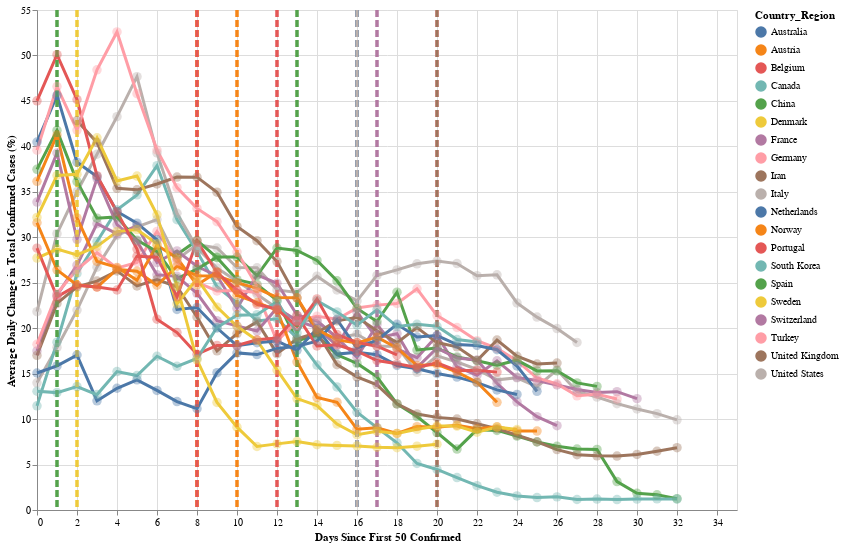

Source (notebook cell):
### Code cell
# Countries: Rate of Change (Stephen's prettier version)
chart_df = cases_df.loc[(cases_df.Days_from_N >= 0) * (cases_df.Days_from_N <= 32)]
for country in full_lockdown:
    if country not in days_since_N:
        continue
    val_to_insert = days_between(days_since_N[country], full_lockdown[country])
    # insert some dummy rows w/ Days_from_N == lockdown_day_from_N to get tooltip_rules w/ mouseover to work properly
    new_row = pd.Series({'Country_Region': country,
                         'lockdown_day_from_N': val_to_insert,
                         'Days_from_N': val_to_insert,
                        })
    chart_df = chart_df.append(new_row, ignore_index=True)

chart_df['x'] = chart_df.Days_from_N
chart_df['y'] = chart_df["Average Daily Change in Total Confirmed Cases"]

nearest = alt.selection(type='single', nearest=True, on='mouseover',
                        fields=['x'], empty='none')

legend_selection = alt.selection_multi(fields=['Country_Region'], bind='legend')

brush = alt.selection_interval(name="brush", encodings=['x'])

shared_encodings = dict(
    x=alt.X("x:Q", scale=alt.Scale(domain=(0,32)), title = "Days Since First 50 Confirmed"),
    y=alt.Y("y:Q", title="Total Confirmed Cases (Log)", scale=alt.Scale(type='log',domain=(100,100000))),
    color=alt.Color("Country_Region"),
)

chart = alt.Chart(chart_df, width=700, height=500)

def _add_model_transformation_fields(base):
    return base.transform_calculate(
        model_y='datum.Lockdown_value * pow(datum.Lockdown_slope, datum.x - datum.Lockdown_x)'
    ).transform_filter(
        'datum.x >= datum.Lockdown_x'
    ).transform_filter(
        'datum.Confirmed !== null'
    ).transform_filter(
        'datum.model_y <= 100000'
    )

lines = chart.mark_line(size=3).encode(
    x=alt.X("x:Q", scale=alt.Scale(domain=(0,32)), title = "Days Since First 50 Confirmed"),
    y=alt.Y("y:Q", title="Average Daily Change in Total Confirmed Cases (%)"),#, scale=alt.Scale(type='log',domain=(100,100000))),
    color=alt.Color("Country_Region"),
    opacity=alt.condition(legend_selection, alt.value(3), alt.value(0.1)),
).transform_filter(
    'datum.Confirmed !== null'
).add_selection(legend_selection).add_selection(brush)

model_lines = _add_model_transformation_fields(
    chart.mark_line(size=3, strokeDash=[1,1]).encode(
        x=alt.X("x:Q", scale=alt.Scale(domain=(0,32)), title = "Days Since First 50 Confirmed"),
        y=alt.Y("model_y:Q", title="Total Confirmed Cases (Log)", scale=alt.Scale(type='log',domain=(100,100000))),
        color=alt.Color("Country_Region"),
        opacity=alt.condition(legend_selection, alt.value(5), alt.value(0)),
    )
)


points = chart.mark_point(size=90, filled=True).encode(
    x=alt.X("x:Q", scale=alt.Scale(domain=(0,32)), title = "Days Since First 50 Confirmed"),
    y=alt.Y("y:Q", title="Average Daily Change in Total Confirmed Cases (%)"),#, scale=alt.Scale(type='log',domain=(100,100000))),
    color=alt.Color("Country_Region"),
    opacity=alt.condition(legend_selection, alt.value(.4), alt.value(0)),
).transform_filter(
    'datum.Confirmed !== null'
)

# Transparent selectors across the chart. This is what tells us
# the x-value of the cursor
selectors = chart.mark_point().encode(
    x='x:Q',
    opacity=alt.value(0),
).add_selection(nearest)

# Draw points on the line, and highlight based on selection
tooltip_points = points.mark_point(filled=True).encode(
    opacity=alt.condition(nearest, alt.value(1), alt.value(0))
)
# Draw text labels near the points, and highlight based on selection
tooltip_text = points.mark_text(align='left', dx=5, dy=-5).encode(
    text=alt.condition(nearest, 'tooltip_text:N', alt.value(' ')),
    opacity=alt.condition(legend_selection, alt.value(3), alt.value(0.1)),
).transform_calculate(
    tooltip_text='datum.Country_Region + ": " + datum.y'
)
# Draw a rule at the location of the selection
tooltip_rules = chart.mark_rule(color='gray').encode(
    x='x:Q',
).transform_filter(
    nearest
)

brush_rule = chart.mark_rule(color='red').encode(
    x='brush_mid:Q'
).transform_filter(
    'isDefined(brush.x)'
)

brush_text = brush_rule.mark_text(align='center', dx=5, dy=-255).encode(
    text=alt.value('Line of no intervention'),
    color=alt.value('red')
).transform_filter(
    'isDefined(brush.x)'
)

lockdown_rules = chart.mark_rule(size = 3, strokeDash=[7,3]).encode(
        x='x:Q',
        color=alt.Color("Country_Region"),
        opacity=alt.condition(legend_selection, alt.value(1), alt.value(0)),
).transform_filter(
    'datum.x == datum.lockdown_day_from_N'
)

lockdown_tooltip=lockdown_rules.mark_text(align='left', dx=5, dy=-220).encode(
    text=alt.condition(nearest, 'lockdown_tooltip_text:N', alt.value(' '))
).transform_calculate(
    lockdown_tooltip_text='datum.Country_Region + " locked down"'
)
alt.layer(
    lines,
#     model_lines,
    selectors,
    tooltip_points,
    tooltip_text,
#     tooltip_rules,
    brush_rule,
    brush_text,
    lockdown_rules,
    lockdown_tooltip,
    points
).transform_calculate(
    brush_mid='isDefined(brush.x) ? 0.5 * (brush.x[0] + brush.x[1]) : 100'
)

### Figure 1 — Vega-Lite specification as saved in the notebook (floating-point values rounded to 4 significant figures; data arrays with more than 128 entries replaced by an {"elided": "..."} marker saying what was removed)
{"config": {"view": {"continuousWidth": 400, "continuousHeight": 300}}, "layer": [{"mark": {"type": "line", "size": 3}, "encoding": {"color": {"type": "nominal", "field": "Country_Region"}, "opacity": {"condition": {"value": 3, "selection": "selector076"}, "value": 0.1}, "x": {"type": "quantitative", "field": "x", "scale": {"domain": [0, 32]}, "title": "Days Since First 50 Confirmed"}, "y": {"type": "quantitative", "field": "y", "title": "Average Daily Change in Total Confirmed Cases (%)"}}, "height": 500, "selection": {"selector076": {"type": "multi", "fields": ["Country_Region"], "bind": "legend"}, "brush": {"type": "interval", "encodings": ["x"]}}, "transform": [{"filter": "datum.Confirmed !== null"}], "width": 700}, {"mark": "point", "encoding": {"opacity": {"value": 0}, "x": {"type": "quantitative", "field": "x"}}, "height": 500, "selection": {"selector075": {"type": "single", "nearest": true, "on": "mouseover", "fields": ["x"], "empty": "none"}}, "width": 700}, {"mark": {"type": "point", "filled": true}, "encoding": {"color": {"type": "nominal", "field": "Country_Region"}, "opacity": {"condition": {"value": 1, "selection": "selector075"}, "value": 0}, "x": {"type": "quantitative", "field": "x", "scale": {"domain": [0, 32]}, "title": "Days Since First 50 Confirmed"}, "y": {"type": "quantitative", "field": "y", "title": "Average Daily Change in Total Confirmed Cases (%)"}}, "height": 500, "transform": [{"filter": "datum.Confirmed !== null"}], "width": 700}, {"mark": {"type": "text", "align": "left", "dx": 5, "dy": -5}, "encoding": {"color": {"type": "nominal", "field": "Country_Region"}, "opacity": {"condition": {"value": 3, "selection": "selector076"}, "value": 0.1}, "text": {"condition": {"type": "nominal", "field": "tooltip_text", "selection": "selector075"}, "value": " "}, "x": {"type": "quantitative", "field": "x", "scale": {"domain": [0, 32]}, "title": "Days Since First 50 Confirmed"}, "y": {"type": "quantitative", "field": "y", "title": "Average Daily Change in Total Confirmed Cases (%)"}}, "height": 500, "transform": [{"filter": "datum.Confirmed !== null"}, {"calculate": "datum.Country_Region + \": \" + datum.y", "as": "tooltip_text"}], "width": 700}, {"mark": {"type": "rule", "color": "red"}, "encoding": {"x": {"type": "quantitative", "field": "brush_mid"}}, "height": 500, "transform": [{"filter": "isDefined(brush.x)"}], "width": 700}, {"mark": {"type": "text", "align": "center", "dx": 5, "dy": -255}, "encoding": {"color": {"value": "red"}, "text": {"value": "Line of no intervention"}, "x": {"type": "quantitative", "field": "brush_mid"}}, "height": 500, "transform": [{"filter": "isDefined(brush.x)"}, {"filter": "isDefined(brush.x)"}], "width": 700}, {"mark": {"type": "rule", "size": 3, "strokeDash": [7, 3]}, "encoding": {"color": {"type": "nominal", "field": "Country_Region"}, "opacity": {"condition": {"value": 1, "selection": "selector076"}, "value": 0}, "x": {"type": "quantitative", "field": "x"}}, "height": 500, "transform": [{"filter": "datum.x == datum.lockdown_day_from_N"}], "width": 700}, {"mark": {"type": "text", "align": "left", "dx": 5, "dy": -220}, "encoding": {"color": {"type": "nominal", "field": "Country_Region"}, "opacity": {"condition": {"value": 1, "selection": "selector076"}, "value": 0}, "text": {"condition": {"type": "nominal", "field": "lockdown_tooltip_text", "selection": "selector075"}, "value": " "}, "x": {"type": "quantitative", "field": "x"}}, "height": 500, "transform": [{"filter": "datum.x == datum.lockdown_day_from_N"}, {"calculate": "datum.Country_Region + \" locked down\"", "as": "lockdown_tooltip_text"}], "width": 700}, {"mark": {"type": "point", "filled": true, "size": 90}, "encoding": {"color": {"type": "nominal", "field": "Country_Region"}, "opacity": {"condition": {"value": 0.4, "selection": "selector076"}, "value": 0}, "x": {"type": "quantitative", "field": "x", "scale": {"domain": [0, 32]}, "title": "Days Since First 50 Confirmed"}, "y": {"type": "quantitative", "field": "y", "title": "Average Daily Change in Total Confirmed Cases (%)"}}, "height": 500, "transform": [{"filter": "datum.Confirmed !== null"}], "width": 700}], "data": {"name": "data-f90fd2249217490d08d244934a653e69"}, "transform": [{"calculate": "isDefined(brush.x) ? 0.5 * (brush.x[0] + brush.x[1]) : 100", "as": "brush_mid"}], "$schema": "https://vega.github.io/schema/vega-lite/v4.0.2.json", "datasets": {"data-f90fd2249217490d08d244934a653e69": {"elided": "541 records"}}}
